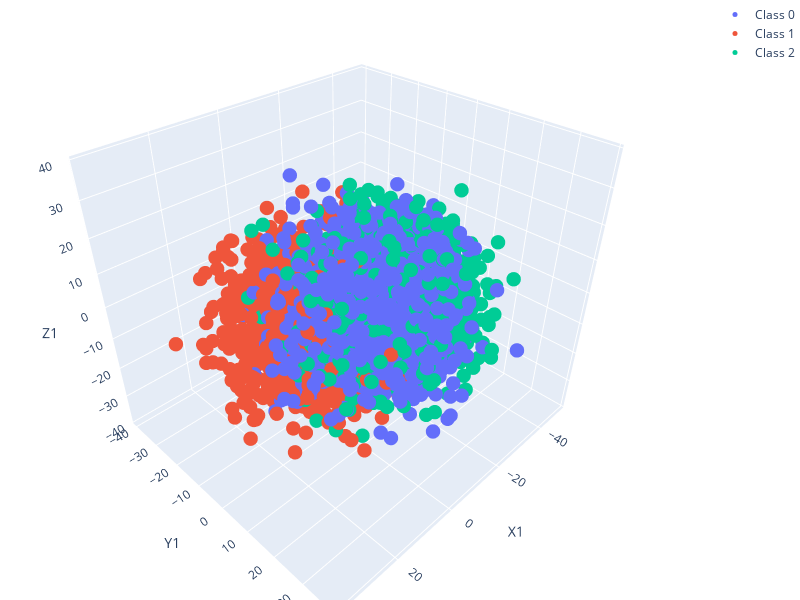

Here is the notebook cell this chart was saved with:
### Code cell
import torch
import numpy as np
# import matplotlib.pyplot as plt

# from datasets import get_dataset
#from basics import train, get_data, accuracy
#from basics import get_data
from extensions import ExtendedData
# from torch_geometric.datasets import StochasticBlockModelDataset
# from synthetic_data import SBM
from nett import sample_dcsbm
# import torch_geometric.utils 

from torch_geometric.data import Data
from sklearn.datasets import make_blobs
# from optimize import evaluate_model, evaluate_params

torch.manual_seed(123)

# import platform
# platform.system()
device = torch.device('cuda' if torch.cuda.is_available() else 'cpu')

plot_net = False

n = 300 # change to 600, 1200
# Create a symmetric tensor with p on the diagonal and q off diagonal

p = 0.015
q = 0.002
K = 3

# Create a tensor filled with q
B = torch.full((K, K), q)
# Fill the diagonal with p
for i in range(K):
    B[i, i] = p

# B = B * 0.2
# data = StochasticBlockModelDataset('data/SBM', [n//3, n//3, n//3], B, num_channels=3, class_sep=.1)[0]
# data = SBM('data/SBM', [n//3, n//3, n//3], B, num_channels=3, class_sep=2)[0]

X, y, centers = make_blobs(
    n_samples=n,
    n_features=K,
    centers=K,
    cluster_std=10,
    random_state=42,
    return_centers=True  # Set this to True to return centersor n =600 SBM
)

data = Data(edge_index = sample_dcsbm(y, B), x = torch.tensor(X).float(), y = torch.tensor(y).long())

# data = get_data('squirrel')

data = ExtendedData.from_dict(data.to_dict())
data.create_masks('balanced')
data.to(device)
# print data's device
print(data.get_device())

# Print mean degree
print(torch.mean(data.get_degrees()))


# performance of the Bayes classifier
from sklearn.metrics import accuracy_score

# Function to find the closest center for each point in X
def predict_labels(X, centers):
    distances = torch.cdist(X, torch.tensor(centers).float())
    closest_center = torch.argmin(distances, dim=1)
    return closest_center

# Calculate accuracy for each test split and report the average
def evaluate_bayes_classifier(data, centers):
    test_masks = data.masks['test']
    accuracies = []

    for i in range(test_masks.shape[1]):
        test_mask = test_masks[:, i]
        X_test = data.x[test_mask]
        y_test = data.y[test_mask]
        y_pred = predict_labels(X_test, centers)
        accuracy = accuracy_score(y_test, y_pred)
        accuracies.append(accuracy)
        # print(f'Test Accuracy for split {i+1}: {accuracy:.4f}')
    return  np.mean(accuracies), np.std(accuracies)

# Evaluate the Bayes classifier
avg_acc, std_acc = evaluate_bayes_classifier(data, centers)
print(f'\n---\nAverage Test Accuracy (Optimal): {avg_acc:.4f} ± {std_acc:.3f}')

data.plot_features_3d(use_svd=True)

### Figure 1 — Plotly figure (JSON) as saved in the notebook; plotly's stock layout.template omitted (floating-point values rounded to 4 significant figures; data arrays with more than 128 entries replaced by an {"elided": "..."} marker saying what was removed)
{"data": [{"marker": {"size": 5}, "mode": "markers", "name": "Class 0", "type": "scatter3d", "x": {"elided": "1667 float values"}, "y": {"elided": "1667 float values"}, "z": {"elided": "1667 float values"}}, {"marker": {"size": 5}, "mode": "markers", "name": "Class 1", "type": "scatter3d", "x": {"elided": "1667 float values"}, "y": {"elided": "1667 float values"}, "z": {"elided": "1667 float values"}}, {"marker": {"size": 5}, "mode": "markers", "name": "Class 2", "type": "scatter3d", "x": {"elided": "1666 float values"}, "y": {"elided": "1666 float values"}, "z": {"elided": "1666 float values"}}], "layout": {"height": 600, "margin": {"b": 0, "l": 0, "r": 0, "t": 0}, "scene": {"xaxis": {"title": {"text": "X1"}}, "yaxis": {"title": {"text": "Y1"}}, "zaxis": {"title": {"text": "Z1"}}}, "width": 800}}
